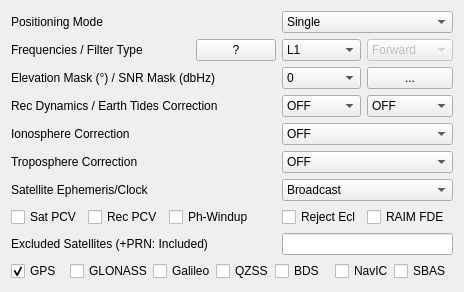
     <widget class="QWidget" name="TabSheet1">
      <property name="toolTip">
       <string/>
      </property>
      <attribute name="title">
       <string>Setting&amp;1</string>
      </attribute>
      <layout class="QGridLayout" name="gridLayout">
       <item row="3" column="0" colspan="6">
        <widget class="QLabel" name="Label3">
         <property name="enabled">
          <bool>true</bool>
         </property>
         <property name="toolTip">
          <string/>
         </property>
         <property name="text">
          <string>Rec Dynamics / Earth Tides Correction</string>
         </property>
        </widget>
       </item>
       <item row="3" column="6" colspan="2">
        <widget class="QComboBox" name="DynamicModel">
         <property name="enabled">
          <bool>true</bool>
         </property>
         <property name="toolTip">
          <string/>
         </property>
         <item>
          <property name="text">
           <string>OFF</string>
          </property>
         </item>
         <item>
          <property name="text">
           <string>ON</string>
          </property>
         </item>
        </widget>
       </item>
       <item row="3" column="8">
        <widget class="QComboBox" name="TideCorr">
         <property name="enabled">
          <bool>true</bool>
         </property>
         <property name="toolTip">
          <string/>
         </property>
         <item>
          <property name="text">
           <string>OFF</string>
          </property>
         </item>
         <item>
          <property name="text">
           <string>Solid</string>
          </property>
         </item>
        </widget>
       </item>
       <item row="4" column="0" colspan="4">
        <widget class="QLabel" name="Label8">
         <property name="enabled">
          <bool>true</bool>
         </property>
         <property name="toolTip">
          <string/>
         </property>
         <property name="text">
          <string>Ionosphere Correction</string>
         </property>
        </widget>
       </item>
       <item row="5" column="0" colspan="4">
        <widget class="QLabel" name="Label9">
         <property name="enabled">
          <bool>true</bool>
         </property>
         <property name="toolTip">
          <string/>
         </property>
         <property name="text">
          <string>Troposphere Correction</string>
         </property>
        </widget>
       </item>
       <item row="5" column="6" colspan="3">
        <widget class="QComboBox" name="TropOpt">
         <property name="enabled">
          <bool>true</bool>
         </property>
         <property name="toolTip">
          <string/>
         </property>
         <item>
          <property name="text">
           <string>OFF</string>
          </property>
         </item>
         <item>
          <property name="text">
           <string>Saastamoinen</string>
          </property>
         </item>
         <item>
          <property name="text">
           <string>SBAS</string>
          </property>
         </item>
         <item>
          <property name="text">
           <string>Estimate ZTD</string>
          </property>
         </item>
         <item>
          <property name="text">
           <string>Estimate ZTD+Grad</string>
          </property>
         </item>
        </widget>
       </item>
       <item row="1" column="6" colspan="2">
        <widget class="QComboBox" name="Freq">
         <property name="enabled">
          <bool>true</bool>
         </property>
         <property name="toolTip">
          <string/>
         </property>
         <item>
          <property name="text">
           <string>L1</string>
          </property>
         </item>
         <item>
          <property name="text">
           <string>L1+L2</string>
          </property>
         </item>
        </widget>
       </item>
       <item row="1" column="8">
        <widget class="QComboBox" name="Solution">
         <property name="enabled">
          <bool>false</bool>
         </property>
         <property name="toolTip">
          <string/>
         </property>
         <item>
          <property name="text">
           <string>Forward</string>
          </property>
         </item>
         <item>
          <property name="text">
           <string>Backward</string>
          </property>
         </item>
         <item>
          <property name="text">
           <string>Combined</string>
          </property>
         </item>
        </widget>
       </item>
       <item row="2" column="0" colspan="6">
        <widget class="QLabel" name="LabelElMask">
         <property name="enabled">
          <bool>true</bool>
         </property>
         <property name="toolTip">
          <string/>
         </property>
         <property name="text">
          <string>Elevation Mask (°) / SNR Mask (dbHz)</string>
         </property>
        </widget>
       </item>
       <item row="4" column="6" colspan="3">
        <widget class="QComboBox" name="IonoOpt">
         <property name="enabled">
          <bool>true</bool>
         </property>
         <property name="toolTip">
          <string/>
         </property>
         <item>
          <property name="text">
           <string>OFF</string>
          </property>
         </item>
         <item>
          <property name="text">
           <string>Broadcast</string>
          </property>
         </item>
         <item>
          <property name="text">
           <string>SBAS</string>
          </property>
         </item>
         <item>
          <property name="text">
           <string>Iono-Free LC</string>
          </property>
         </item>
         <item>
          <property name="text">
           <string>Estimate STEC</string>
          </property>
         </item>
         <item>
          <property name="text">
           <string>IONEX TEC</string>
          </property>
         </item>
         <item>
          <property name="text">
           <string>QZSS Broadcast</string>
          </property>
         </item>
        </widget>
       </item>
       <item row="2" column="6" colspan="2">
        <widget class="QComboBox" name="ElMask">
         <property name="enabled">
          <bool>true</bool>
         </property>
         <property name="toolTip">
          <string/>
         </property>
         <item>
          <property name="text">
           <string>0</string>
          </property>
         </item>
         <item>
          <property name="text">
           <string>5</string>
          </property>
         </item>
         <item>
          <property name="text">
           <string>10</string>
          </property>
         </item>
         <item>
          <property name="text">
           <string>15</string>
          </property>
         </item>
         <item>
          <property name="text">
           <string>20</string>
          </property>
         </item>
         <item>
          <property name="text">
           <string>25</string>
          </property>
         </item>
         <item>
          <property name="text">
           <string>30</string>
          </property>
         </item>
         <item>
          <property name="text">
           <string>35</string>
          </property>
         </item>
         <item>
          <property name="text">
           <string>40</string>
          </property>
         </item>
         <item>
          <property name="text">
           <string>45</string>
          </property>
         </item>
         <item>
          <property name="text">
           <string>50</string>
          </property>
         </item>
         <item>
          <property name="text">
           <string>55</string>
          </property>
         </item>
         <item>
          <property name="text">
           <string>60</string>
          </property>
         </item>
         <item>
          <property name="text">
           <string>65</string>
          </property>
         </item>
         <item>
          <property name="text">
           <string>70</string>
          </property>
         </item>
        </widget>
       </item>
       <item row="6" column="0" colspan="4">
        <widget class="QLabel" name="Label32">
         <property name="enabled">
          <bool>true</bool>
         </property>
         <property name="toolTip">
          <string/>
         </property>
         <property name="text">
          <string>Satellite Ephemeris/Clock</string>
         </property>
        </widget>
       </item>
       <item row="2" column="8">
        <widget class="QPushButton" name="BtnSnrMask">
         <property name="enabled">
          <bool>true</bool>
         </property>
         <property name="toolTip">
          <string/>
         </property>
         <property name="text">
          <string>...</string>
         </property>
        </widget>
       </item>
       <item row="0" column="6" colspan="3">
        <widget class="QComboBox" name="PosMode">
         <property name="enabled">
          <bool>true</bool>
         </property>
         <property name="toolTip">
          <string/>
         </property>
         <item>
          <property name="text">
           <string>Single</string>
          </property>
         </item>
         <item>
          <property name="text">
           <string>DGPS/DGNSS</string>
          </property>
         </item>
         <item>
          <property name="text">
           <string>Kinematic</string>
          </property>
         </item>
         <item>
          <property name="text">
           <string>Static</string>
          </property>
         </item>
         <item>
          <property name="text">
           <string>Moving-Base</string>
          </property>
         </item>
         <item>
          <property name="text">
           <string>Fixed</string>
          </property>
         </item>
         <item>
          <property name="text">
           <string>PPP Kinematic</string>
          </property>
         </item>
         <item>
          <property name="text">
           <string>PPP Static</string>
          </property>
         </item>
         <item>
          <property name="text">
           <string>PPP Fixed</string>
          </property>
         </item>
        </widget>
       </item>
       <item row="1" column="0" colspan="4">
        <widget class="QLabel" name="LabelFreq">
         <property name="enabled">
          <bool>true</bool>
         </property>
         <property name="toolTip">
          <string/>
         </property>
         <property name="text">
          <string>Frequencies / Filter Type</string>
         </property>
        </widget>
       </item>
       <item row="6" column="6" colspan="3">
        <widget class="QComboBox" name="SatEphem">
         <property name="enabled">
          <bool>true</bool>
         </property>
         <property name="toolTip">
          <string/>
         </property>
         <item>
          <property name="text">
           <string>Broadcast</string>
          </property>
         </item>
         <item>
          <property name="text">
           <string>Precise</string>
          </property>
         </item>
         <item>
          <property name="text">
           <string>Broadcast+SBAS</string>
          </property>
         </item>
         <item>
          <property name="text">
           <string>Broadcast+SSR APC</string>
          </property>
         </item>
         <item>
          <property name="text">
           <string>Broadcast+SSR CoM</string>
          </property>
         </item>
         <item>
          <property name="text">
           <string>QZSS LEX</string>
          </property>
         </item>
        </widget>
       </item>
       <item row="7" column="0" colspan="2">
        <widget class="QCheckBox" name="PosOpt1">
         <property name="toolTip">
          <string/>
         </property>
         <property name="text">
          <string>Sat PCV</string>
         </property>
         <property name="checked">
          <bool>false</bool>
         </property>
        </widget>
       </item>
       <item row="7" column="2" colspan="2">
        <widget class="QCheckBox" name="PosOpt2">
         <property name="toolTip">
          <string/>
         </property>
         <property name="text">
          <string>Rec PCV</string>
         </property>
         <property name="checked">
          <bool>false</bool>
         </property>
        </widget>
       </item>
       <item row="7" column="4" colspan="2">
        <widget class="QCheckBox" name="PosOpt3">
         <property name="toolTip">
          <string/>
         </property>
         <property name="text">
          <string>Ph-Windup</string>
         </property>
         <property name="checked">
          <bool>false</bool>
         </property>
        </widget>
       </item>
       <item row="7" column="6" colspan="2">
        <widget class="QCheckBox" name="PosOpt4">
         <property name="toolTip">
          <string/>
         </property>
         <property name="text">
          <string>Reject Ecl</string>
         </property>
         <property name="checked">
          <bool>false</bool>
         </property>
        </widget>
       </item>
       <item row="7" column="8">
        <widget class="QCheckBox" name="PosOpt5">
         <property name="toolTip">
          <string/>
         </property>
         <property name="text">
          <string>RAIM FDE</string>
         </property>
         <property name="checked">
          <bool>false</bool>
         </property>
        </widget>
       </item>
       <item row="8" column="0" colspan="6">
        <widget class="QLabel" name="Label35">
         <property name="enabled">
          <bool>true</bool>
         </property>
         <property name="toolTip">
          <string/>
         </property>
         <property name="text">
          <string>Excluded Satellites (+PRN: Included)</string>
         </property>
        </widget>
       </item>
       <item row="0" column="0" colspan="3">
        <widget class="QLabel" name="LabelPosMode">
         <property name="enabled">
          <bool>true</bool>
         </property>
         <property name="toolTip">
          <string/>
         </property>
         <property name="text">
          <string>Positioning Mode</string>
         </property>
        </widget>
       </item>
       <item row="8" column="6" colspan="3">
        <widget class="QLineEdit" name="ExSatsE">
         <property name="enabled">
          <bool>true</bool>
         </property>
         <property name="toolTip">
          <string/>
         </property>
         <property name="text">
          <string/>
         </property>
        </widget>
       </item>
       <item row="9" column="0" colspan="9">
        <widget class="QWidget" name="widget_2" native="true">
         <property name="sizePolicy">
          <sizepolicy hsizetype="Preferred" vsizetype="Fixed">
           <horstretch>0</horstretch>
           <verstretch>0</verstretch>
          </sizepolicy>
         </property>
         <layout class="QHBoxLayout" name="horizontalLayout_2">
          <property name="spacing">
           <number>0</number>
          </property>
          <property name="leftMargin">
           <number>0</number>
          </property>
          <property name="topMargin">
           <number>0</number>
          </property>
          <property name="rightMargin">
           <number>0</number>
          </property>
          <property name="bottomMargin">
           <number>0</number>
          </property>
          <item>
           <widget class="QCheckBox" name="NavSys1">
            <property name="toolTip">
             <string/>
            </property>
            <property name="text">
             <string>GPS</string>
            </property>
            <property name="checked">
             <bool>true</bool>
            </property>
           </widget>
          </item>
          <item>
           <widget class="QCheckBox" name="NavSys2">
            <property name="toolTip">
             <string/>
            </property>
            <property name="text">
             <string>GLONASS</string>
            </property>
            <property name="checked">
             <bool>false</bool>
            </property>
           </widget>
          </item>
          <item>
           <widget class="QCheckBox" name="NavSys3">
            <property name="toolTip">
             <string/>
            </property>
            <property name="text">
             <string>Galileo</string>
            </property>
            <property name="checked">
             <bool>false</bool>
            </property>
           </widget>
          </item>
          <item>
           <widget class="QCheckBox" name="NavSys4">
            <property name="toolTip">
             <string/>
            </property>
            <property name="text">
             <string>QZSS</string>
            </property>
            <property name="checked">
             <bool>false</bool>
            </property>
           </widget>
          </item>
          <item>
           <widget class="QCheckBox" name="NavSys6">
            <property name="toolTip">
             <string/>
            </property>
            <property name="text">
             <string>BDS</string>
            </property>
            <property name="checked">
             <bool>false</bool>
            </property>
           </widget>
          </item>
          <item>
           <widget class="QCheckBox" name="NavSys7">
            <property name="text">
             <string>NavIC</string>
            </property>
           </widget>
          </item>
          <item>
           <widget class="QCheckBox" name="NavSys5">
            <property name="toolTip">
             <string/>
            </property>
            <property name="text">
             <string>SBAS</string>
            </property>
            <property name="checked">
             <bool>false</bool>
            </property>
           </widget>
          </item>
         </layout>
        </widget>
       </item>
       <item row="1" column="5">
        <widget class="QPushButton" name="BtnFreq">
         <property name="text">
          <string>?</string>
         </property>
        </widget>
       </item>
      </layout>
     </widget>
